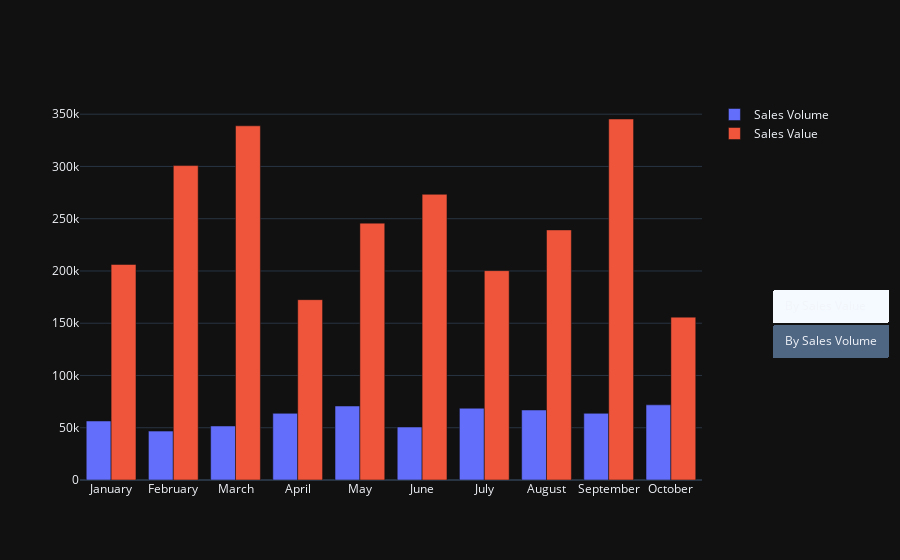

Notebook code cell kept with this figure:
### Markdown cell above
## Import Sales Data

### Code cell
sales = pd.read_csv('../data/monthly_sales.csv')
sales = sales.dropna()
#print(sales)

# Create the basic figure
fig = go.Figure()

# Add a trace per metric
fig.add_trace(go.Bar(x=sales["Month"], y=sales['Sales Volume'], name='Sales Volume'))
fig.add_trace(go.Bar(x=sales["Month"], y=sales['Sales Value'], name='Sales Value'))

# Create annotations
value_annotations=[{'text': 'Sept was the best' ,'showarrow': True, 'x': 'September', 'y': 345397 }]
volume_annotations=[{'text': 'Oct was the best', 'showarrow': True, 'x': 'October', 'y': 71900 }]

#dir(fig.layout)

# Create buttons
my_buttons = [
{'label': "By Sales Value", 'method': "update", 'args': [{}, {'annotations': value_annotations}]},
{'label': "By Sales Volume", 'method': "update", 'args': [{}, {'annotations': volume_annotations}]}]

# Add the buttons
fig.update_layout({
    'updatemenus':[{
            'type': "buttons",
            'direction': 'down',
            'x': 1.3,'y': 0.5, 'buttons': my_buttons
            }]})
fig.show()

### Figure 1 — Plotly figure (JSON) as saved in the notebook; plotly's stock layout.template omitted (floating-point values rounded to 4 significant figures)
{"data": [{"name": "Sales Volume", "x": ["January", "February", "March", "April", "May", "June", "July", "August", "September", "October"], "y": [56482, 46779, 51681, 63780, 70776, 50680, 68691, 66942, 63790, 71900], "type": "bar"}, {"name": "Sales Value", "x": ["January", "February", "March", "April", "May", "June", "July", "August", "September", "October"], "y": [206231, 300835, 338870, 172543, 245770, 273360, 200309, 239271, 345397, 155825], "type": "bar"}], "layout": {"updatemenus": [{"buttons": [{"args": [{}, {"annotations": [{"text": "Sept was the best", "showarrow": true, "x": "September", "y": 345397}]}], "label": "By Sales Value", "method": "update"}, {"args": [{}, {"annotations": [{"text": "Oct was the best", "showarrow": true, "x": "October", "y": 71900}]}], "label": "By Sales Volume", "method": "update"}], "direction": "down", "type": "buttons", "x": 1.3, "y": 0.5}]}}
